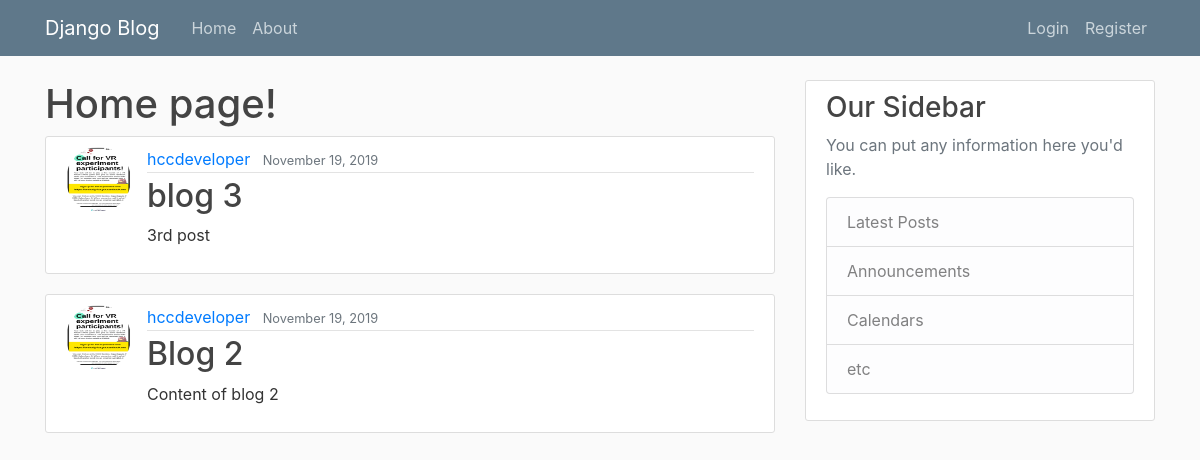
Before: / with the older database file.
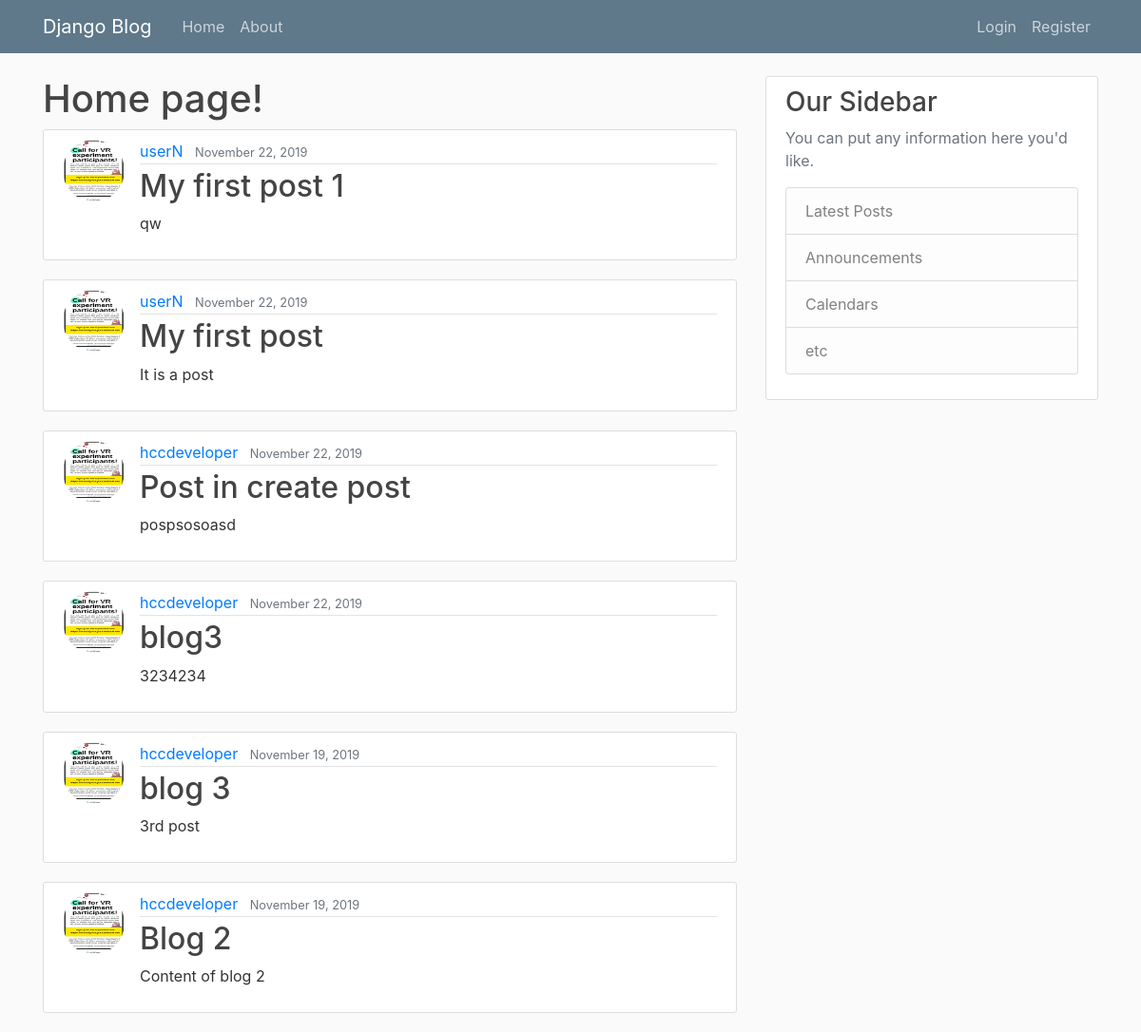
After: the same page with the newer database file.
### blog/models.py (models this page shows, shortened)
class Post(models.Model):
    title = models.CharField(max_length=100)
    content = models.TextField()
    date_posted = models.DateTimeField(default = timezone.now) # auto_now_add=True set only when object is created - with argument you can never update the value of the date posted
    author = models.ForeignKey(User, on_delete=models.CASCADE) # if a user created post and user deleted do we want to delete the post or set the author to none? in this case we delete ost

### users/models.py (models this page shows, shortened)
class Profile(models.Model):
    user = models.OneToOneField(User, on_delete=models.CASCADE)
    image = models.ImageField(default="default.jpg", upload_to="profile_pics") #directory images get upoloaded

### blog/views.py (the view)
# urls.py: path('', PostListView.as_view(), name='blog-home'),
class PostListView(ListView):
    model = Post
    template_name='blog/home.html'
    context_object_name='posts'
    ordering=['-date_posted']

### blog/templates/blog/home.html
{% extends "blog/base.html"  %}
{%block content %}
    <h1>Home page!</h1>
    {% for post in posts  %}
        <article class="media content-section">
            <img class='rounded-circle article-img' src={{post.author.profile.image.url}}>
            <div class="media-body">
                <div class="article-metadata">
                <a class="mr-2" href="#">{{ post.author }}</a>
                <small class="text-muted">{{ post.date_posted | date:"F  d, Y" }}</small>
                </div>
                <h2><a class="article-title" href=" {% url 'post-detail' post.id %} ">{{ post.title }}</a></h2>
                <p class="article-content">{{ post.content }}</p>
            </div>
        </article>
    {% endfor  %}
{% endblock content %}

### blog/templates/blog/base.html (shortened to what this page needs)
{% load static %}
<!DOCTYPE html>
<html>
<head>
    <link rel="stylesheet" href="https://maxcdn.bootstrapcdn.com/bootstrap/4.0.0/css/bootstrap.min.css">
    <link rel="stylesheet" type="text/css" href="{% static 'blog/main.css' %}" >
    </head>
    <body>
    <header class="site-header">
            <nav class="navbar navbar-expand-md navbar-dark bg-steel fixed-top">
                <div class="container">
                <a class="navbar-brand mr-4" href="{% url 'blog-home' %}">Django Blog</a>
                <div class="collapse navbar-collapse" id="navbarToggle">
                    <div class="navbar-nav mr-auto">
                    <a class="nav-item nav-link" href="{% url 'blog-home' %}">Home</a>
                    <a class="nav-item nav-link" href="{% url 'blog-about' %}">About</a>
                    </div>
                    <div class="navbar-nav">
                        {% if user.is_authenticated %}
                          <a class="nav-item nav-link" href="{% url 'logout' %}">Logout</a>
                          <a class="nav-item nav-link" href="{% url 'profile' %}">Profile </a>
                          <a class="nav-item nav-link" href="{% url 'post-create' %}">New Post </a>
                        {% else %}
                            <a class="nav-item nav-link" href="{% url 'login' %}">Login</a>
                            <a class="nav-item nav-link" href="{% url 'register' %}">Register</a>
                        {% endif %}
                    </div>
                </div>
                </div>
            </nav>
            </header>
    <main role="main" class="container">
            <div class="row">
                <div class="col-md-8">
                {% block content %}{% endblock %}
                </div>
                <div class="col-md-4">
                <div class="content-section">
                    <h3>Our Sidebar</h3>
                    <p class='text-muted'>You can put any information here you'd like.
                    <ul class="list-group">
                        <li class="list-group-item list-group-item-light">Latest Posts</li>
                        <li class="list-group-item list-group-item-light">Announcements</li>
                        <li class="list-group-item list-group-item-light">Calendars</li>
                        <li class="list-group-item list-group-item-light">etc</li>
                    </ul>
                    </p>
                </div>
                </div>
            </div>
            </main>
</body>
</html>

### blog/static/blog/main.css (style rules this page uses)
body { background: #fafafa; color: #333333; margin-top: 5rem; }
h1, h2, h3, h4, h5, h6 { color: #444444; }
ul { margin: 0; }
.bg-steel { background-color: #5f788a; }
.site-header .navbar-nav .nav-link { color: #cbd5db; }
.content-section { background: #ffffff; padding: 10px 20px; border: 1px solid #dddddd; border-radius: 3px; margin-bottom: 20px; }
.article-title { color: #444444; }
.article-content { white-space: pre-line; }
.article-img { height: 65px; width: 65px; margin-right: 16px; }
.article-metadata { padding-bottom: 1px; margin-bottom: 4px; border-bottom: 1px solid #e3e3e3 }

Changed rows visible on the page:
added Post: author.profile.image (picture), author "userN", date_posted "November 22, 2019", title "My first post 1", content "qw"
added Post: author.profile.image (picture), author "userN", date_posted "November 22, 2019", title "My first post", content "It is a post"
added Post: author.profile.image (picture), author "hccdeveloper", date_posted "November 22, 2019", title "Post in create post", content "pospsosoasd"
added Post: author.profile.image (picture), author "hccdeveloper", date_posted "November 22, 2019", title "blog3", content "3234234"
